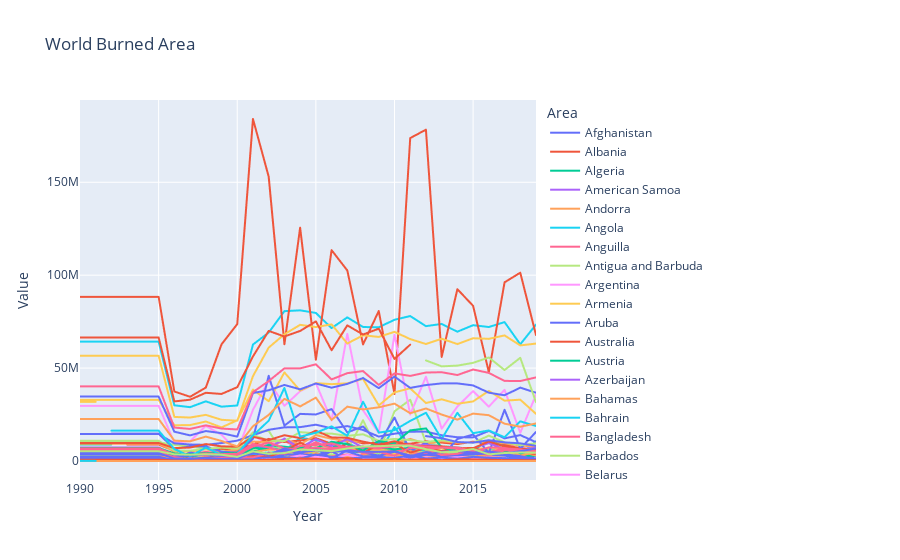

Notebook code for this chart:
### Code cell
fig = px.line(df1, x="Year", y="Value",color='Area', title='World Burned Area')
fig.show()
